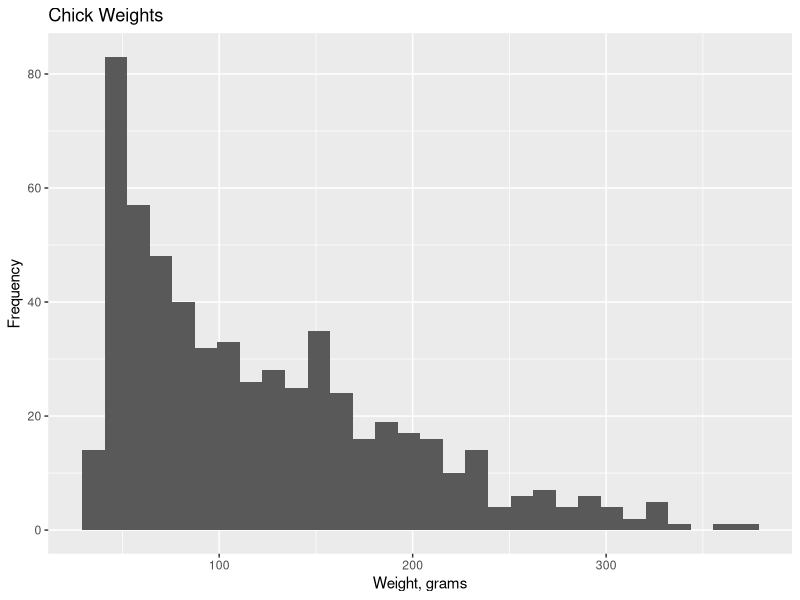
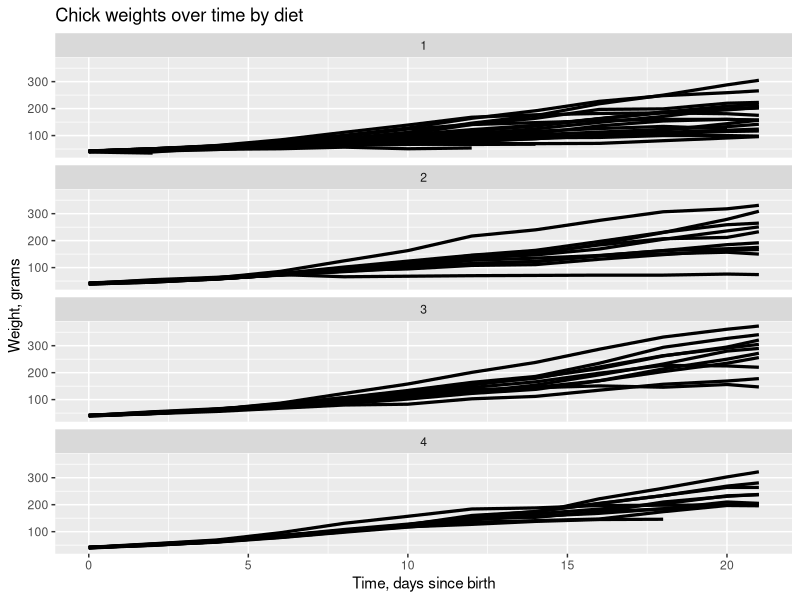
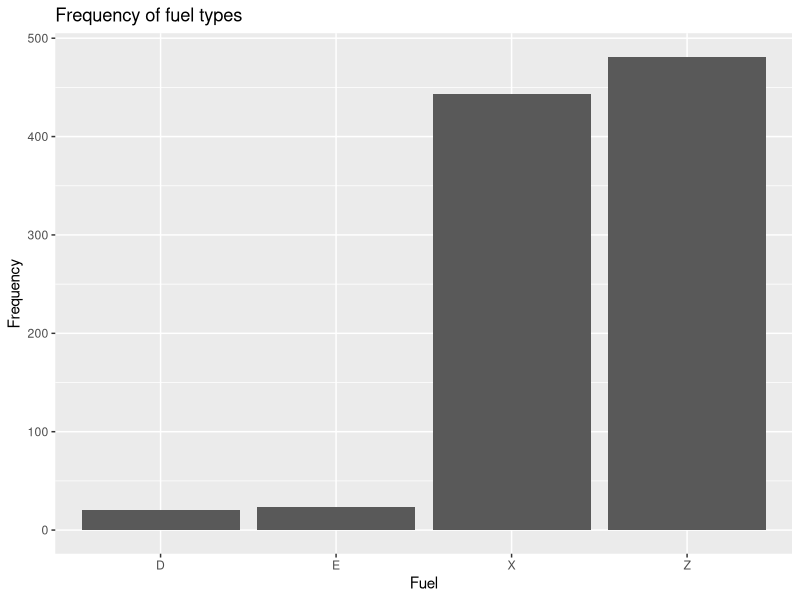

Here is the R script that generated these plots, in order:
# Question 1

# Part 1: determining context/structure of dataset

data(ChickWeight, package="datasets")

?ChickWeight
str(ChickWeight)

# Part 2: finding data inconsistencies
attach(ChickWeight)

table(Chick, Time)

which(duplicated(ChickWeight))

nrow(ChickWeight) - nrow(ChickWeight[complete.cases(ChickWeight),])

max(weight)

min(weight)

# Part 3: reporting statistics

require("ggplot2")
require("psych")

# plotting weight histogram

ggplot(data = ChickWeight, aes(x = weight)) +
geom_histogram() + ggtitle("Chick Weights") +
                xlab("Weight, grams") +
                ylab("Frequency")

# statistics
summary(ChickWeight)

describeBy(weight, Diet)

# plotting line graphs of weight by Diet over Time

ggplot(ChickWeight, aes(x = Time, y = weight, group = Chick)) + 
        geom_line(linetype = 1, lwd = 1.1) + 
        facet_wrap(~ Diet, nrow=4) + 
        ggtitle("Chick weights over time by diet") +
        xlab("Time, days since birth") +
        ylab("Weight, grams")

detach(ChickWeight)

# Question 2

# Part 1: reading dataset and obtaining structure

# read in dataset, interpreting "#NA" as NA and converting strings to factors
cleaning <- read.csv("Cleaning.csv", na.strings = "#NA", stringsAsFactors=T)

str(cleaning)

# Part 2: missing values and data inconsistencies

attach(cleaning)

summary(cleaning)

cleaning[!complete.cases(cleaning),]  # finding cases with NA values

apply(cleaning[seq(5, 16)], 2, max, na.rm=T)  # finding max score values for questions

# Part 3: replacing unusual/missing values with NA



# Part 4: imputing missing values



detach(cleaning)

# Question 3

# Part 1: reading in dataset

fuel <- read.csv("Fuel_Cons_2022.csv", stringsAsFactors=T)

# Part 2: plotting frequency table

attach(fuel)

t <- table(Fuel_type)
t

# Part 3: plotting bar graph

df <- data.frame(Fuel=names(t), Frequency=as.vector(t))

ggplot(df, aes(x=Fuel, y=Frequency)) +
geom_bar(stat = "identity") +
ggtitle("Frequency of fuel types")

# Part 4: Obtain mean and standard deviation for the variable “City_Fuel” based on “Cylinders”

describeBy(City_Fuel, Cylinders)

# Part 5: records of the vehicles where Smog_Rating= 7, Transmission=” A6” and Fuel_type=”Z”



# Part 6: parallel boxplot for the variable “Emission_co2” by “Fuel_type”



# Part 7: histogram for variable “Comb_Fuel” when Transmission =” A8”



# Part 8: creating Compare variable

detach(fuel)

# Question 4



# free workspace memory
rm(list=ls())